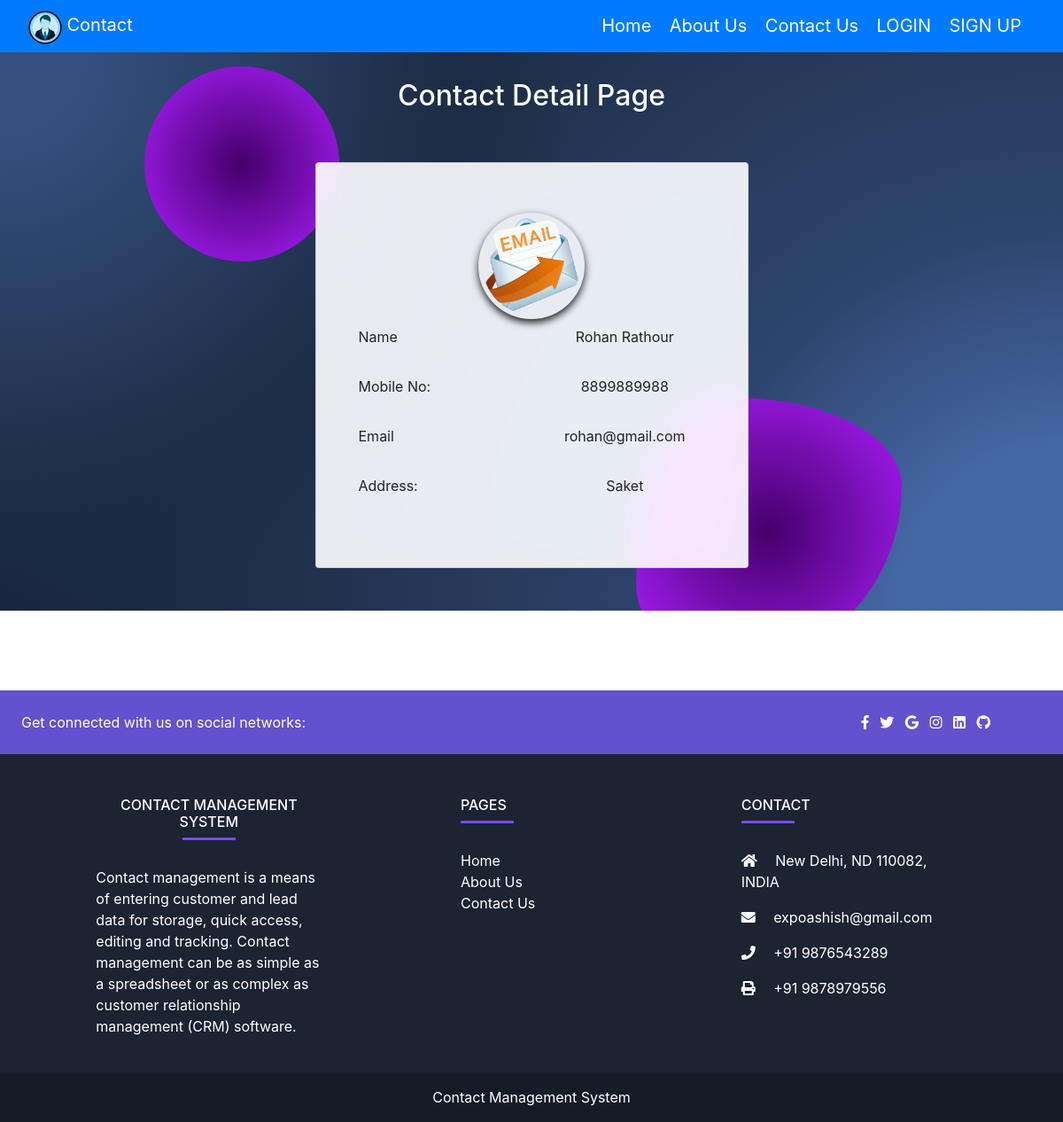
/detail/1, run on the app's committed database.
### contact_book_app/models.py (models this page shows)
class ContactDetail(models.Model):
    name = models.CharField(max_length=200)
    profile= models.ImageField(upload_to='images/',null=True, blank=True)
    mobile_no = models.IntegerField()
    address= models.TextField(max_length=400)
    email= models.CharField(max_length=500)
    user = models.ForeignKey(User,default=1, null=True, on_delete= models.SET_NULL)

### contact_book_app/views.py (the view)
# urls.py: path('detail/<int:id>', views.detail_contact, name='detail_contact'),
def detail_contact(request,id):
	selected=ContactDetail.objects.get(id=id)
	return render(request, 'contact_book_app/detail.html',{'contacts':selected})

### contact_book_app/templates/contact_book_app/detail.html (shortened to what this page needs)
{% extends './layouts.html' %}
{% load static from static %}
{% block content %}
<section class="background-radial-gradient overflow-hidden">
  <h2 class="h2detail">Contact Detail Page</h2>
<div class="row">
	<div class="col-md-3"></div>
	<div class="col-md-6">
	  <div class="container px-4 px-md-5 text-center text-lg-start my-5">
	        <div id="radius-shape-1" class="position-absolute rounded-circle shadow-5-strong"></div>
	        <div id="radius-shape-2" class="position-absolute shadow-5-strong"></div>
	        <div class="card bg-glass">
	          <div class="card-body px-4 py-5 px-md-5">
	            <form>
	              {% if contacts %}
	              <div>
						<img src="{{ contacts.profile.url }}" class="img rounded-circle" width="120" height="120" style="padding:5px;box-shadow: 0 4px 8px 0; margin: 8px; text-align: center;">
					</div>
	              <div class="row">
	                <div class="col-md-6 mb-4 text-left">
	                  <div class="form-outline">
	                    <label class="form-label" for="id_name">Name</label>
	                  </div>
	                </div>
	                <div class="col-md-6 mb-4">
	                  <div class="form-outline">
	                    <div>{{ contacts.name }}</div>
	                  </div>
	                </div>
	              </div>
	              <div class="row ">
	                <div class="col-md-6 mb-4 text-left">
	                  <div class="form-outline">
	                    <label class="form-label" for="id_mobile_no">Mobile No:</label>
	                  </div>
	                </div>
	                <div class="col-md-6 mb-4">
	                  <div class="form-outline">
	                    <div>{{ contacts.mobile_no }}</div>
	                  </div>
	                </div>
	              </div>
	              <div class="row ">
	                <div class="col-md-6 mb-4 text-left">
	                  <div class="form-outline">
	                    <label class="form-label" for="id_password">Email</label>
	                  </div>
	                </div>
	                <div class="col-md-6 mb-4">
	                  <div class="form-outline">
	                    <div>{{ contacts.email }}</div>
	                  </div>
	                </div>
	              </div>
	              <div class="row ">
	                <div class="col-md-6 mb-4 text-left">
	                  <div class="form-outline">
	                    <label class="form-label" for="id_address">Address:</label>
	                  </div>
	                </div>
	                <div class="col-md-6 mb-4">
	                  <div class="form-outline">
	                    <div>{{ contacts.address }}</div>
	                  </div>
	                </div>
	              </div>
	              {% else %}
					<h4>No Data</h4>
				{% endif %}
	            </form>
	          </div>
	        </div>
	  </div>
	</div>
	<div class="col-md-3"></div>
</div>
</section>
{% endblock %}

### contact_book_app/templates/contact_book_app/detail.html (style rules this page uses)
.background-radial-gradient { background-color: hsl(218, 41%, 15%); background-image: radial-gradient(650px circle at 0% 0%, hsl(218, 41%, 35%) 15%, hsl(218, 41%, 30%) 35%, hsl(218, 41%, 20%) 75%, hsl(218, 41%, 19%) 80%, transparent 100%), radial-gradient(1250px circle at 100% 100%, hsl(218, 41%, 45%) 15%, hsl(218, 41%, 30%) 35%, hsl(218, 41%, 20%) 75%, hsl(218, 41%, 19%) 80%, transparent 100%); }
#radius-shape-1 { height: 220px; width: 220px; top: -60px; left: -130px; background: radial-gradient(#44006b, #ad1fff); overflow: hidden; }
#radius-shape-2 { border-radius: 38% 62% 63% 37% / 70% 33% 67% 30%; bottom: -60px; right: -110px; width: 300px; height: 300px; background: radial-gradient(#44006b, #ad1fff); overflow: hidden; }
.bg-glass { background-color: hsla(0, 0%, 100%, 0.9) !important; backdrop-filter: saturate(200%) blur(25px); }
.h2detail { color: white; text-align: center; padding-top: 30px; }

### data on the page
ContactDetail: profile (picture), name "Rohan Rathour", mobile_no "8899889988", email "rohan@gmail.com", address "Saket"
